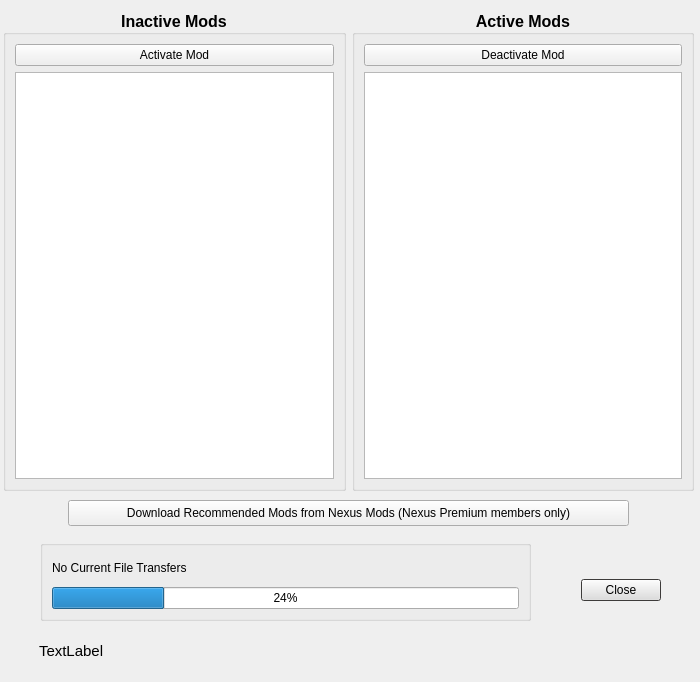
<?xml version="1.0" encoding="UTF-8"?>
<ui version="4.0">
 <class>ModManager</class>
 <widget class="QDialog" name="ModManager">
  <property name="geometry">
   <rect>
    <x>0</x>
    <y>0</y>
    <width>700</width>
    <height>682</height>
   </rect>
  </property>
  <property name="windowTitle">
   <string>BBLauncher Mod Manager</string>
  </property>
  <widget class="QWidget" name="horizontalLayoutWidget">
   <property name="geometry">
    <rect>
     <x>3</x>
     <y>10</y>
     <width>691</width>
     <height>481</height>
    </rect>
   </property>
   <layout class="QHBoxLayout" name="horizontalLayout">
    <item>
     <widget class="QGroupBox" name="groupBox_2">
      <property name="font">
       <font>
        <pointsize>12</pointsize>
        <bold>true</bold>
       </font>
      </property>
      <property name="title">
       <string>Inactive Mods</string>
      </property>
      <property name="alignment">
       <set>Qt::AlignmentFlag::AlignCenter</set>
      </property>
      <layout class="QVBoxLayout" name="verticalLayout_3">
       <item>
        <widget class="QPushButton" name="ActivateButton">
         <property name="font">
          <font>
           <pointsize>9</pointsize>
           <bold>false</bold>
          </font>
         </property>
         <property name="focusPolicy">
          <enum>Qt::FocusPolicy::NoFocus</enum>
         </property>
         <property name="text">
          <string>Activate Mod</string>
         </property>
        </widget>
       </item>
       <item>
        <widget class="QListWidget" name="InactiveModList">
         <property name="font">
          <font>
           <pointsize>12</pointsize>
           <bold>false</bold>
          </font>
         </property>
         <property name="editTriggers">
          <set>QAbstractItemView::EditTrigger::EditKeyPressed</set>
         </property>
         <property name="alternatingRowColors">
          <bool>true</bool>
         </property>
         <property name="selectionBehavior">
          <enum>QAbstractItemView::SelectionBehavior::SelectRows</enum>
         </property>
         <property name="movement">
          <enum>QListView::Movement::Static</enum>
         </property>
         <property name="flow">
          <enum>QListView::Flow::TopToBottom</enum>
         </property>
         <property name="isWrapping" stdset="0">
          <bool>false</bool>
         </property>
         <property name="viewMode">
          <enum>QListView::ViewMode::ListMode</enum>
         </property>
         <property name="wordWrap">
          <bool>true</bool>
         </property>
         <property name="selectionRectVisible">
          <bool>false</bool>
         </property>
        </widget>
       </item>
      </layout>
     </widget>
    </item>
    <item>
     <widget class="QGroupBox" name="groupBox">
      <property name="font">
       <font>
        <pointsize>12</pointsize>
        <bold>true</bold>
       </font>
      </property>
      <property name="title">
       <string>Active Mods</string>
      </property>
      <property name="alignment">
       <set>Qt::AlignmentFlag::AlignCenter</set>
      </property>
      <layout class="QVBoxLayout" name="verticalLayout">
       <item>
        <widget class="QPushButton" name="DeactivateButton">
         <property name="font">
          <font>
           <pointsize>9</pointsize>
           <bold>false</bold>
          </font>
         </property>
         <property name="focusPolicy">
          <enum>Qt::FocusPolicy::NoFocus</enum>
         </property>
         <property name="text">
          <string>Deactivate Mod</string>
         </property>
        </widget>
       </item>
       <item>
        <widget class="QListWidget" name="ActiveModList">
         <property name="font">
          <font>
           <pointsize>12</pointsize>
           <bold>false</bold>
          </font>
         </property>
         <property name="editTriggers">
          <set>QAbstractItemView::EditTrigger::EditKeyPressed</set>
         </property>
         <property name="alternatingRowColors">
          <bool>true</bool>
         </property>
         <property name="selectionBehavior">
          <enum>QAbstractItemView::SelectionBehavior::SelectRows</enum>
         </property>
         <property name="movement">
          <enum>QListView::Movement::Static</enum>
         </property>
         <property name="flow">
          <enum>QListView::Flow::TopToBottom</enum>
         </property>
         <property name="isWrapping" stdset="0">
          <bool>false</bool>
         </property>
         <property name="viewMode">
          <enum>QListView::ViewMode::ListMode</enum>
         </property>
         <property name="wordWrap">
          <bool>true</bool>
         </property>
         <property name="selectionRectVisible">
          <bool>false</bool>
         </property>
        </widget>
       </item>
      </layout>
     </widget>
    </item>
   </layout>
  </widget>
  <widget class="QGroupBox" name="groupBox_3">
   <property name="geometry">
    <rect>
     <x>40</x>
     <y>540</y>
     <width>491</width>
     <height>81</height>
    </rect>
   </property>
   <property name="title">
    <string/>
   </property>
   <layout class="QVBoxLayout" name="verticalLayout_2">
    <item>
     <widget class="QLabel" name="FileTransferLabel">
      <property name="text">
       <string>No Current File Transfers</string>
      </property>
     </widget>
    </item>
    <item>
     <widget class="QProgressBar" name="progressBar">
      <property name="value">
       <number>24</number>
      </property>
     </widget>
    </item>
   </layout>
  </widget>
  <widget class="QDialogButtonBox" name="buttonBox">
   <property name="geometry">
    <rect>
     <x>580</x>
     <y>560</y>
     <width>81</width>
     <height>61</height>
    </rect>
   </property>
   <property name="sizePolicy">
    <sizepolicy hsizetype="Preferred" vsizetype="Preferred">
     <horstretch>0</horstretch>
     <verstretch>0</verstretch>
    </sizepolicy>
   </property>
   <property name="palette">
    <palette>
     <active>
      <colorrole role="Highlight">
       <brush brushstyle="SolidPattern">
        <color alpha="255">
         <red>76</red>
         <green>74</green>
         <blue>72</blue>
        </color>
       </brush>
      </colorrole>
     </active>
     <inactive>
      <colorrole role="Highlight">
       <brush brushstyle="SolidPattern">
        <color alpha="255">
         <red>76</red>
         <green>74</green>
         <blue>72</blue>
        </color>
       </brush>
      </colorrole>
     </inactive>
     <disabled/>
    </palette>
   </property>
   <property name="focusPolicy">
    <enum>Qt::FocusPolicy::TabFocus</enum>
   </property>
   <property name="contextMenuPolicy">
    <enum>Qt::ContextMenuPolicy::NoContextMenu</enum>
   </property>
   <property name="orientation">
    <enum>Qt::Orientation::Horizontal</enum>
   </property>
   <property name="standardButtons">
    <set>QDialogButtonBox::StandardButton::Close</set>
   </property>
  </widget>
  <widget class="QWidget" name="verticalLayoutWidget">
   <property name="geometry">
    <rect>
     <x>39</x>
     <y>630</y>
     <width>641</width>
     <height>41</height>
    </rect>
   </property>
   <layout class="QVBoxLayout" name="verticalLayout_4">
    <item>
     <widget class="QLabel" name="ModHelpLabel">
      <property name="font">
       <font>
        <pointsize>11</pointsize>
        <bold>false</bold>
       </font>
      </property>
      <property name="text">
       <string>TextLabel</string>
      </property>
      <property name="openExternalLinks">
       <bool>false</bool>
      </property>
     </widget>
    </item>
   </layout>
  </widget>
  <widget class="QPushButton" name="pushButton">
   <property name="geometry">
    <rect>
     <x>68</x>
     <y>500</y>
     <width>561</width>
     <height>26</height>
    </rect>
   </property>
   <property name="text">
    <string>Download Recommended Mods from Nexus Mods (Nexus Premium members only)</string>
   </property>
  </widget>
 </widget>
 <resources/>
 <connections>
  <connection>
   <sender>buttonBox</sender>
   <signal>accepted()</signal>
   <receiver>ModManager</receiver>
   <slot>accept()</slot>
   <hints>
    <hint type="sourcelabel">
     <x>248</x>
     <y>254</y>
    </hint>
    <hint type="destinationlabel">
     <x>157</x>
     <y>274</y>
    </hint>
   </hints>
  </connection>
  <connection>
   <sender>buttonBox</sender>
   <signal>rejected()</signal>
   <receiver>ModManager</receiver>
   <slot>reject()</slot>
   <hints>
    <hint type="sourcelabel">
     <x>316</x>
     <y>260</y>
    </hint>
    <hint type="destinationlabel">
     <x>286</x>
     <y>274</y>
    </hint>
   </hints>
  </connection>
 </connections>
</ui>
